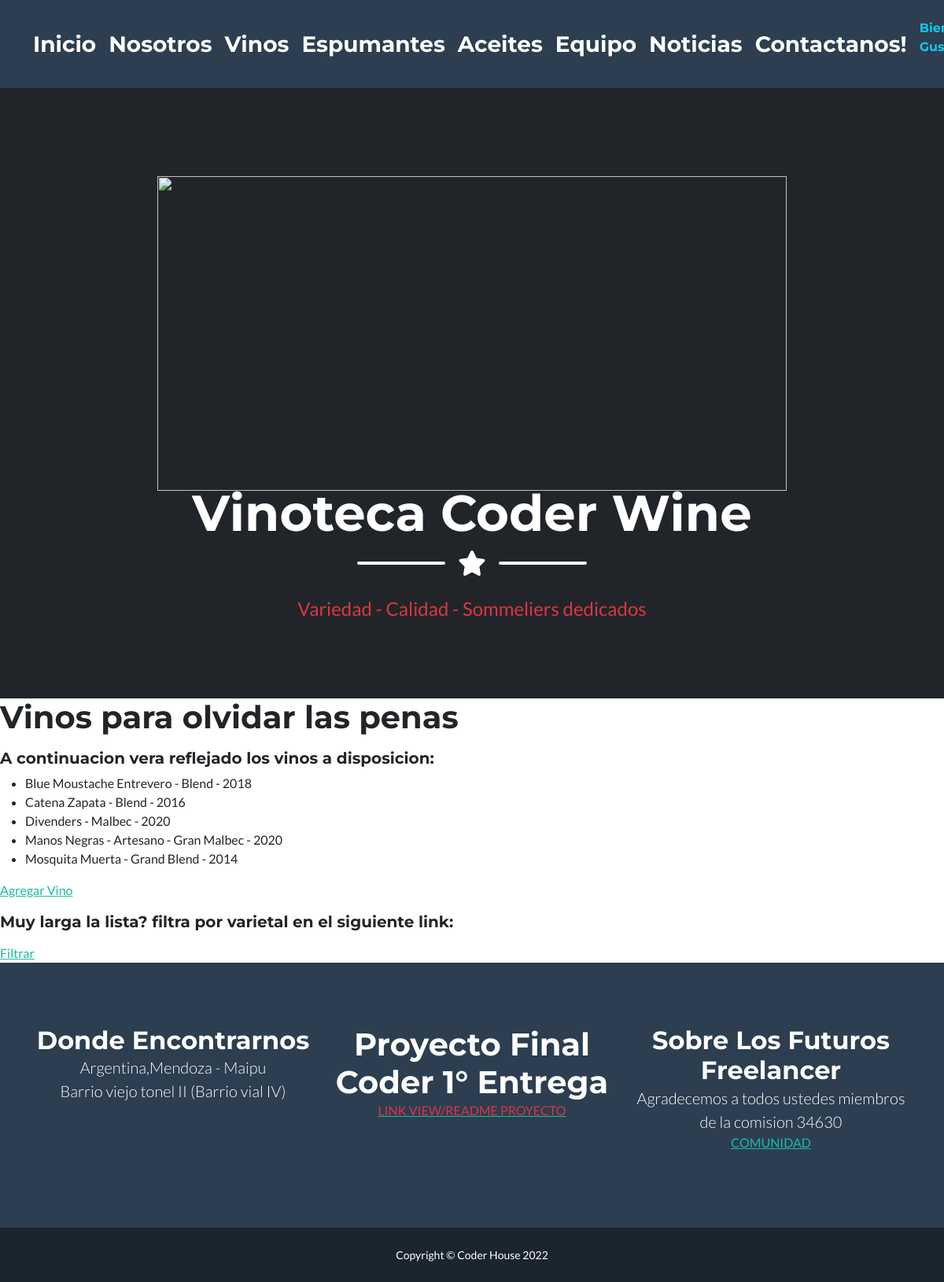
Screenshot of /app-coder/lista-vino/ (signed in) with the database file from the repository.
### AppCoder/models.py (models this page shows, shortened)
class Vino(models.Model):
    nombre = models.CharField(max_length=50)
    varietal = models.CharField(max_length=50)
    añada = models.IntegerField()
    class Meta:
        verbose_name= 'Mis Vino'
        ordering = ['nombre', 'varietal','añada',]
        unique_together = ['nombre', 'varietal','añada',]

### AppCoder/views.py (the view)
# urls.py: path('lista-vino/', lista_vino, name="Lista-Vinos"),
def lista_vino(request):
    lista= Vino.objects.all()
    return render(request, "Lista_vino.html", {"lista_vino": lista})

### AppCoder/templates/lista_vino.html (shortened to what this page needs)
{% extends 'padre.html' %}
{% load static %}
{% block contenidoQueCambia %}
<h1>Vinos para olvidar las penas</h1>
<h5> A continuacion vera reflejado los vinos a disposicion: </h5>
<ul>
    {% for vino in lista_vino  %}
        <li>{{vino.nombre}} - {{vino.varietal}} - {{vino.añada}}</li>
    {% endfor %}
</ul>
<a href="{% url 'Vinos' %}">Agregar Vino</a>
<h5> Muy larga la lista? filtra por varietal en el siguiente link:</h5>
<a href="{% url 'BusquedaVarietal' %}">Filtrar</a>
{% endblock contenidoQueCambia %}

### AppCoder/templates/padre.html (shortened to what this page needs)
<<!DOCTYPE html>
<html lang="en">
    <head>
        {% load static %}
        <link href="{% static 'css/styles.css' %}" rel="stylesheet" />
    </head>
    <body id="page-top">
        <nav class="navbar navbar-expand-lg bg-secondary text-capitalize fixed-top" id="mainNav">
            <div class="container">
                {% if request.user.is_staff %}
                    <a class="navbar-brand" href="{% url 'Inicio' %}">Inicio</a>
                    <a class="navbar-brand" href="{% url 'Nosotros' %}">Nosotros</a>
                    <a class="navbar-brand" href="{% url 'Vinos' %}">Vinos</a>
                    <a class="navbar-brand" href="{% url 'Espumantes' %}">Espumantes</a>
                    <a class="navbar-brand" href="{% url 'Aceites' %}">Aceites</a>
                    <a class="navbar-brand" href="{% url 'Equipo' %}">Equipo</a>
                    <a class="navbar-brand" href="{% url 'Noticias' %}">Noticias</a>
                    <a class="navbar-brand" href="{% url 'Contacto' %}">Contactanos!</a>
                    <div class="bg-muted clearfix">
                    <p class="text-justify text-info">Bienvenido {{user.username}}!.</p>
                    </div>
                {% endif %}
            </div>
        </nav>
        <header class="masthead bg-dark text-white text-center">
            <img src="https://www.vinetur.com/imagenes/2021/agosto/3/bodega.jpg" width="800" height="400" alt="">
            <div class="container d-flex align-items-center flex-column">
                <h1 class="masthead-heading text-white mb-0">Vinoteca Coder Wine</h1>
                <div class="divider-custom divider-light">
                    <div class="divider-custom-line"></div>
                    <div class="divider-custom-icon"><i class="fas fa-star"></i></div>
                    <div class="divider-custom-line"></div>
                </div>
                <p class="masthead-subheading text-danger font-weight-light mb-0">Variedad - Calidad - Sommeliers dedicados</p>
            </div>
        </header>
        {% block contenidoQueCambia %}
        {% endblock contenidoQueCambia %}
        <footer class="footer text-center">
            <div class="container">
                <div class="row">
                    <div class="col-lg-4 mb-5 mb-lg-0">
                        <h2 class="text-capitalize mb-0">Donde Encontrarnos</h2>
                        <p class="lead mb-0">
                            Argentina,Mendoza - Maipu
                            <br />
                            Barrio viejo tonel II (Barrio vial IV)
                        </p>
                    </div>
                    <div class="col-lg-4 mb-5 mb-lg-0">
                        <h1 class="text-capitalize mb-0">Proyecto Final Coder 1° Entrega</h1>
                        <a href=https://youtu.be/dslGyj311kY><p class="text-danger text-uppercase">Link View/Readme Proyecto</p></a>
                    </div>
                    <div class="col-lg-4">
                        <h2 class="text-capitalize mb-0">Sobre los futuros Freelancer</h2>
                        <p class="lead mb-0">
                            Agradecemos a todos ustedes miembros de la comision 34630
                            <a href="https://plataforma.coderhouse.com/cursos/34630/python/companeros"><p class="text-success text-uppercase">Comunidad</p></a>
                        </p>
                    </div>
                </div>
            </div>
        </footer>
        <div class="copyright py-4 text-center text-white">
            <div class="container"><small>Copyright &copy; Coder House 2022</small></div>
        </div>
    </body>
</html>

### rows the page displays
Vino: nombre "Blue Moustache Entrevero", varietal "Blend", añada "2018"
Vino: nombre "Catena Zapata", varietal "Blend", añada "2016"
Vino: nombre "Divenders", varietal "Malbec", añada "2020"
Vino: nombre "Manos Negras", varietal "Artesano - Gran Malbec", añada "2020"
Vino: nombre "Mosquita Muerta", varietal "Grand Blend", añada "2014"
